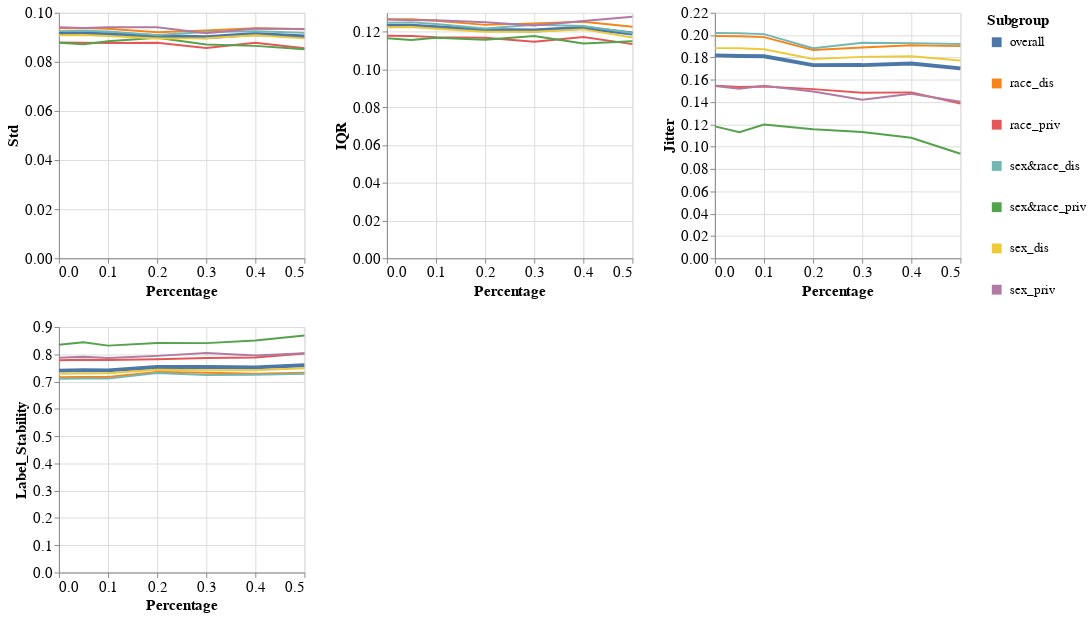

Notebook code cell kept with this figure:
### Markdown cell above
### Subgroup metrics per dataset, experiment iteration, and model

### Code cell
visualizer.create_subgroups_grid_pct_lines_plot(model_name=MODEL_NAMES[0],
                                                target_preprocessing_technique=PREPROCESSING_TECHNIQUES[0],
                                                subgroup_metrics_type='variance')
